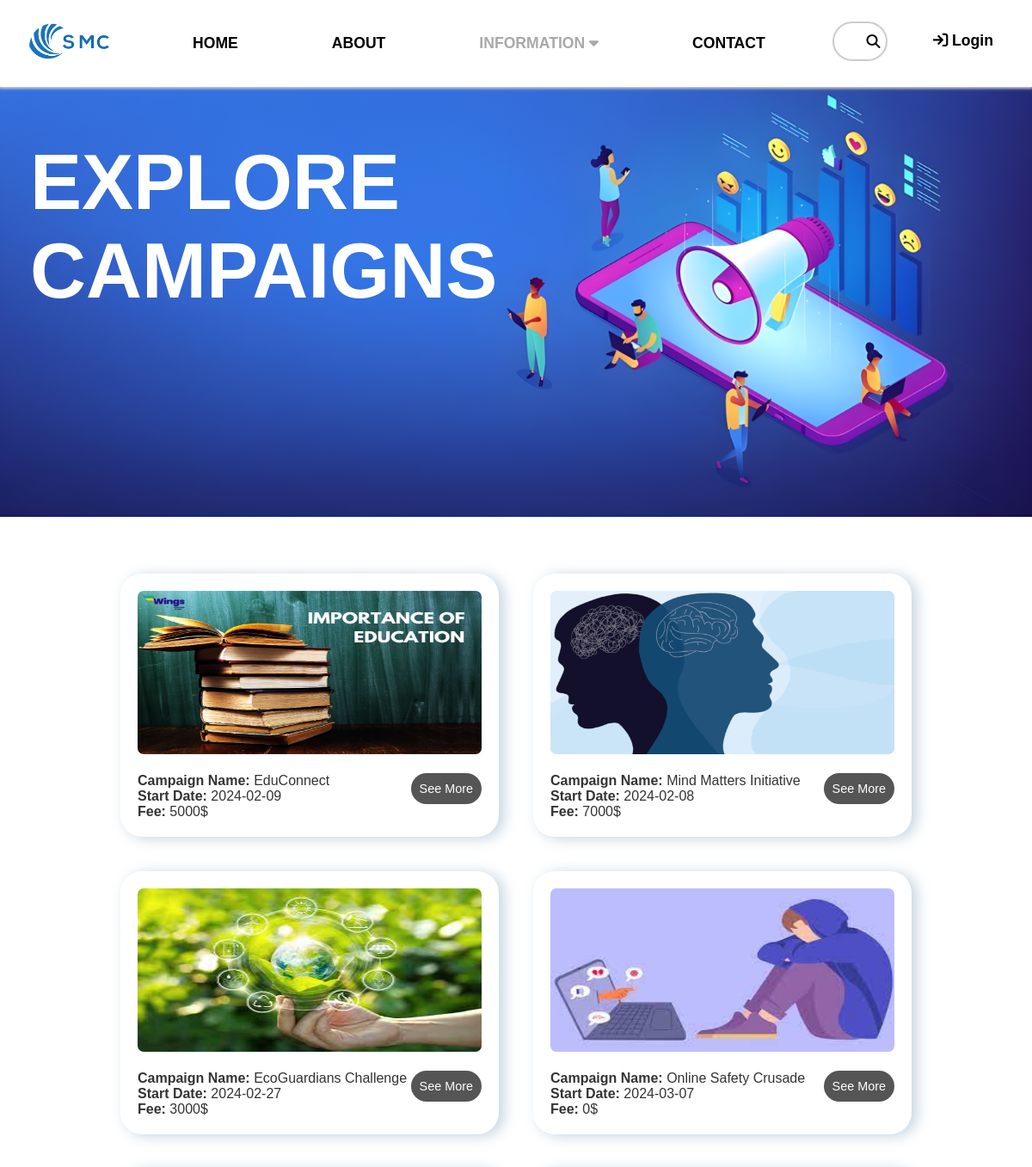
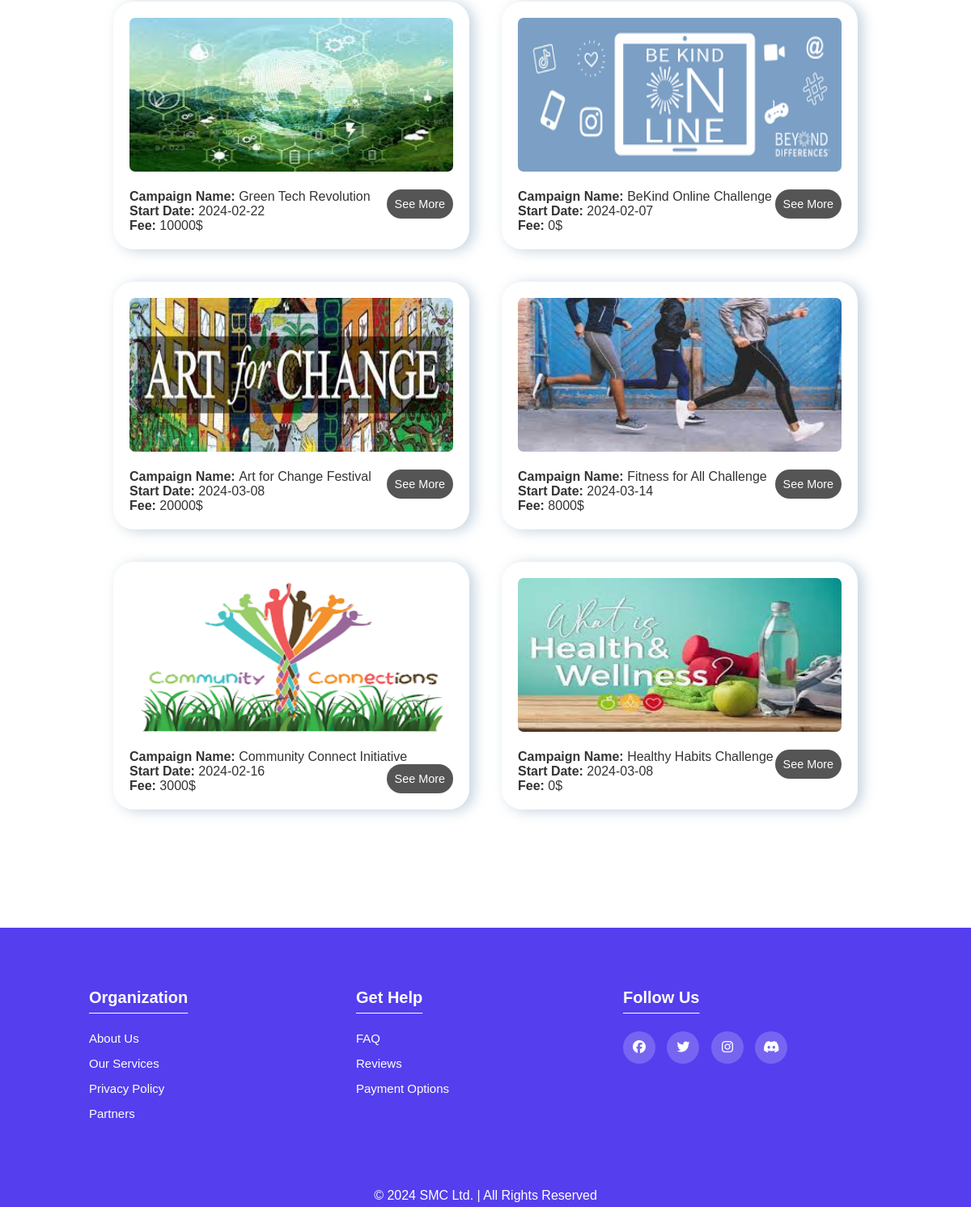
/information.php, run on the app's committed database (2 pictures, top to bottom).
### tables this page shows
CREATE TABLE `campaigntb` (
  `CampaignID` int(11) NOT NULL,
  `CampaignName` varchar(30) DEFAULT NULL,
  `CampaignTypeID` int(11) DEFAULT NULL,
  `MediaAppID` int(11) DEFAULT NULL,
  `CampaignImage1` varchar(255) DEFAULT NULL,
  `CampaignImage2` varchar(255) DEFAULT NULL,
  `CampaignImage3` varchar(255) DEFAULT NULL,
  `CampaignAim` varchar(255) DEFAULT NULL,
  `CampaignVision` varchar(255) DEFAULT NULL,
  `CampaignDescription` varchar(255) DEFAULT NULL,
  `CampaignStartDate` date DEFAULT NULL,
  `CampaignEndDate` date DEFAULT NULL,
  `CampaignFee` int(11) DEFAULT NULL,
  `CampaignMap` text DEFAULT NULL,
  `Status` varchar(30) DEFAULT NULL
);

### information.php (the view, shortened to what this page needs)
<?php
	include ('dbConnect.php');
	$mID = '0';
 ?>
 <!DOCTYPE html>
 <html>
 <head>
 	<link rel="stylesheet" type="text/css" href="userStyle.css">
 	<link rel="stylesheet" href="https://cdnjs.cloudflare.com/ajax/libs/font-awesome/6.4.2/css/all.min.css" />
 </head>
 <body>
 	<header>
	 	<nav>
	 		<a id="logo" href="home.php">
	            <img src="webImg/logo.png">
	        </a>
	        <div id="navButtons">
	        	<ul>
		            <li><a href="home.php" class="navButton hoverUnderlineAnimation"><b>HOME</b></a></li>
		            <li><a href="about.php" class="navButton hoverUnderlineAnimation">ABOUT</a></li>
		            <li class="dropdown"><a href="information.php" class="navButton hoverUnderlineAnimation nav-link navHere"><b>INFORMATION</b> <i class="fa-solid fa-caret-down"></i></a>
		            </li>
		            <li><a href="contact.php" class="navButton hoverUnderlineAnimation">CONTACT</a></li>
		            <li><a href="#" class="navButton">&nbsp</a></li>
	            </ul>
	            <?php
		            if ($mID == '0')
		            {
		            	echo '<div id="logInOutButton">';
		                echo '<a href="memberLogin.php" class="navButton hoverUnderlineAnimation floatRight"><i class="fa-solid fa-arrow-right-to-bracket" style="color: #000000;"></i> Login</a>';
		                echo '</div>';
		            }
		            else
		            {
		            	echo '<div id="logInOutButton">';
		                echo '<a href="memberLogout.php" class="navButton hoverUnderlineAnimation floatRight"><i class="fa-solid fa-arrow-right-from-bracket" style="color: black;"></i> Logout</a>';
		                echo '</div>';
		            }
		        ?>
			    <div id="searchContainer">
			        <form action="home.php" method="POST">
		            	<input id="searchGrow" type="text" name="txtSearch" placeholder="">
		            	<a href="#" id="search" class="search"><i class="fa-solid fa-magnifying-glass"></i></a>
		     		</form>
		     	</div>
	        </div>
	 	</nav>
 	</header>
	<div>
	 	<div class="smcText smcTextAnimation">EXPLORE<br>CAMPAIGNS</div>
		<img src="webImg/campaignHeader.png" id="headerImg">
	</div><br><br><br><br>
	<section>
		<?php
 			$query = "SELECT * FROM campaigntb WHERE Status = 'Active'";
 			$result = mysqli_query($dbConnect, $query);
 			$count = mysqli_num_rows($result);
 			if ($count > 0)
 			{
 				echo "<div>";
 				$query2 = "SELECT * FROM campaigntb WHERE Status = 'Active'";
 				$result2 = mysqli_query($dbConnect, $query2);
 				$count2 = mysqli_num_rows($result2);
 				echo "<div  class='campaigns'>";
 				for ($j=0; $j < $count2; $j++)
 				{
 					$data = mysqli_fetch_array($result2);
 					$cID = $data['CampaignID'];
 					$cName = $data['CampaignName'];
 					$cImg = $data['CampaignImage1'];
 					$cFee = $data['CampaignFee'];
 					$cStartDate = $data['CampaignStartDate'];
 					 ?>
 					<p>
 						<img src="<?php echo $cImg; ?>" width="400px" height="190px"><br><br>
 						<b>Campaign Name: </b><?php echo $cName ?>
 						<a class="seeMoreBtn" href="informationDetail.php?cID=<?php echo $cID ?>">See More</a><br>
 						<b>Start Date: </b><?php echo $cStartDate ?><br>
 						<b>Fee: </b><?php echo $cFee ?>$<br>
 					</p>
 					<?php
 				}
 			echo "</div>";
 			}
 			else
 			{
                echo "<p>No Campaigns Found</p>";
 			}
 		 ?>
	</section><br><br><br><br><br><br><br>
	<footer>
	  	<div class="footerContainer">
	  	 	<div class="row">
	  	 		<div class="footerColumn">
	  	 			<h4>Organization</h4>
	  	 			<ul>
	  	 				<li><a href="#">about us</a></li>
	  	 				<li><a href="#">our services</a></li>
	  	 				<li><a href="termsAndConditions.php">privacy policy</a></li>
	  	 				<li><a href="#">partners</a></li>
	  	 			</ul>
	  	 		</div>
	  	 		<div class="footerColumn">
	  	 			<h4>get help</h4>
	  	 			<ul>
	  	 				<li><a href="#">FAQ</a></li>
	  	 				<li><a href="#">reviews</a></li>
	  	 				<li><a href="#">payment options</a></li>
	  	 			</ul>
	  	 		</div>
	  	 		<div class="footerColumn">
	  	 			<h4>follow us</h4>
	  	 			<div class="mediaLinks">
	  	 				<a href="#"><i class="fa-brands fa-facebook"></i></a>
	  	 				<a href="#"><i class="fa-brands fa-twitter"></i></a>
	  	 				<a href="#"><i class="fa-brands fa-instagram"></i></a>
	  	 				<a href="#"><i class="fa-brands fa-discord"></i></a>
	  	 			</div>
	  	 		</div>
	  	 	</div>
	  	 </div>
	  	 <p class="copyRight">© 2024 SMC Ltd. | All Rights Reserved</p>
	  </footer>
 </body>
 </html>

### userStyle.css (style rules this page uses)
body { margin: 0; padding: 0; font-family: sans-serif; }
* { box-sizing: border-box; margin: 0; padding: 0; }
header { display: inline-block; position: sticky; top: 0px; left: 0; width: 100%; background-color: white; z-index: 999; box-shadow: 0px 1px 3px 1px lightgray; }
.floatRight { float: right; }
#logo img { float: left; width: 140px; height: auto; margin-left: 10px; margin-top: -5px; }
#navButtons ul { display: flex; padding-left: 210px; list-style: none; }
#navButtons li { padding-left: 40px; }
#navButtons { text-align: center; padding-top: 40px; }
@media (min-width: 1100px) { #navButtons li { padding-left: 40px; } }
.navButton { margin-left: 24px; margin-right: 45px; text-decoration: none; text-decoration-style: bolder; color: black; font-size: 110%; font-weight: bold; }
@media (max-width: 1350px) { #navButtons ul { display: flex; padding-left: 10px; list-style: none; } }
#logInOutButton { margin-top: -24px; }
.hoverUnderlineAnimation { display: inline-block; position: relative; }
.hoverUnderlineAnimation::after { content: ''; position: absolute; width: 100%; transform: scaleX(0); height: 3px; bottom: -4px; left: 0; background-color: skyblue; transform-origin: right; transition: transform 0.15s linear; }
.navHere { color: darkgray; }
#searchContainer { float: right; }
@media (min-width: 940px) { .search { position: absolute; color: black; right: 14.7vw; bottom: 43px; } }
@media (min-width: 940px) { #searchGrow { width: 40px; height: 30px; box-sizing: border-box; border: 2px solid #ccc; border-radius: 26px; position: absolute; right: 14%; bottom: 30px; height: auto; font-size: 16px; background-color: white; padding: 12px 40px 12px 20px; transition: width 0.4s ease-in-out; } }
#headerImg { position: flex; width: 100%; height: 500px; object-fit: cover; }
@media (min-width: 1050px) { .smcText { width: 45%; position: absolute; font-size: 90px; font-weight: bolder; color: white; font-family: 'Kenyan Coffee', sans-serif; margin-top: 60px; margin-left: 35px; } }
.smcTextAnimation { display: inline-block; animation: slide-in-out 15s; animation-delay: 0.5s; animation-iteration-count: infinite; }
footer { padding: 65px 0; background-color: #553EEE; text-align: left; }
.footerContainer { margin-right: 100px; margin-left: 100px; }
.footerContainer ul { list-style-type: none; }
.row { display: flex; flex-wrap: wrap; }
.footerColumn { padding: 10px; width: 33%; }
.footerColumn h4 { color: white; font-size: 20px; font-weight: 600; margin-bottom: 30px; text-decoration: underline 0.5px; text-underline-offset: 12px; text-transform: capitalize; }
.footerColumn ul li { margin-bottom: 13px; }
.footerColumn ul li a { color: white; text-decoration: none; font-size: 15px; font-weight: 300; text-transform: capitalize; transition: all 0.2s ease; }
.mediaLinks a { background-color: rgba(255, 255, 255, 0.2); border-radius: 50%; color: white; display: inline-block; height: 40px; line-height: 40px; margin: 0 10px 10px 0; text-align: center; transition: all 0.5s ease; width: 40px; }
.copyRight { text-align: center; color: white; transform: translateY(60px); }
.seeMoreBtn { float: right; text-decoration: none; color: white; font-size: 90%; padding: 10px; border-radius: 25px; background-color: #555555; transition: 0.3s; }
.campaigns { display: flex; flex-wrap: wrap; margin-top: -30px; justify-content: center; }
.campaigns p { width: 440px; background-color: white; border-radius: 25px; padding: 20px; margin: 20px; color: #333333; box-shadow: rgba(136, 165, 191, 0.48) 6px 2px 16px 0px, rgba(255, 255, 255, 0.8) -6px -2px 16px 0px; transition: 0.3s; }
.campaigns p img { border-radius: 7px; }

### data on the page
campaigntb: CampaignImage1 (picture), CampaignName "EduConnect", CampaignStartDate "2024-02-09", CampaignFee "5000"
campaigntb: CampaignImage1 (picture), CampaignName "Mind Matters Initiative", CampaignStartDate "2024-02-08", CampaignFee "7000"
campaigntb: CampaignImage1 (picture), CampaignName "EcoGuardians Challenge", CampaignStartDate "2024-02-27", CampaignFee "3000"
campaigntb: CampaignImage1 (picture), CampaignName "Online Safety Crusade", CampaignStartDate "2024-03-07", CampaignFee "0"
campaigntb: CampaignImage1 (picture), CampaignName "Green Tech Revolution", CampaignStartDate "2024-02-22", CampaignFee "10000"
campaigntb: CampaignImage1 (picture), CampaignName "BeKind Online Challenge", CampaignStartDate "2024-02-07", CampaignFee "0"
campaigntb: CampaignImage1 (picture), CampaignName "Art for Change Festival", CampaignStartDate "2024-03-08", CampaignFee "20000"
campaigntb: CampaignImage1 (picture), CampaignName "Fitness for All Challenge", CampaignStartDate "2024-03-14", CampaignFee "8000"
campaigntb: CampaignImage1 (picture), CampaignName "Community Connect Initiative", CampaignStartDate "2024-02-16", CampaignFee "3000"
campaigntb: CampaignImage1 (picture), CampaignName "Healthy Habits Challenge", CampaignStartDate "2024-03-08", CampaignFee "0"
